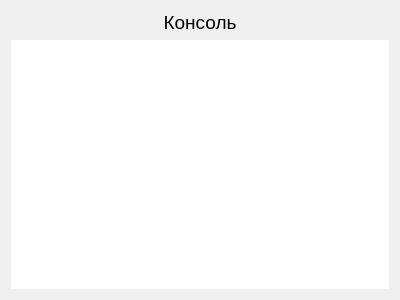
<?xml version="1.0" encoding="UTF-8"?>
<ui version="4.0">
 <class>SMLConsoleDialog</class>
 <widget class="QDialog" name="SMLConsoleDialog">
  <property name="geometry">
   <rect>
    <x>0</x>
    <y>0</y>
    <width>400</width>
    <height>300</height>
   </rect>
  </property>
  <property name="windowTitle">
   <string>Dialog</string>
  </property>
  <layout class="QGridLayout" name="gridLayout">
   <item row="0" column="0">
    <widget class="QLabel" name="titleLabel">
     <property name="font">
      <font>
       <pointsize>14</pointsize>
      </font>
     </property>
     <property name="text">
      <string>Консоль</string>
     </property>
     <property name="alignment">
      <set>Qt::AlignCenter</set>
     </property>
    </widget>
   </item>
   <item row="1" column="0">
    <widget class="Console" name="consolePlainTextEdit">
     <property name="frameShape">
      <enum>QFrame::NoFrame</enum>
     </property>
    </widget>
   </item>
  </layout>
 </widget>
 <customwidgets>
  <customwidget>
   <class>Console</class>
   <extends>QPlainTextEdit</extends>
   <header>gui/widgets/console.h</header>
  </customwidget>
 </customwidgets>
 <resources/>
 <connections/>
</ui>
